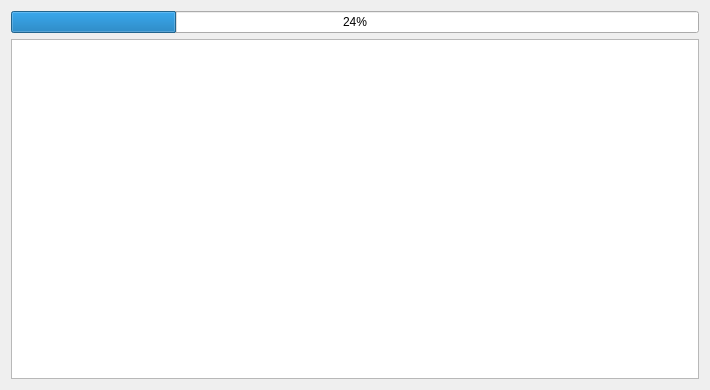
<?xml version="1.0" encoding="UTF-8"?>
<ui version="4.0">
 <class>ImportWidget</class>
 <widget class="QWidget" name="ImportWidget">
  <property name="geometry">
   <rect>
    <x>0</x>
    <y>0</y>
    <width>710</width>
    <height>390</height>
   </rect>
  </property>
  <property name="windowTitle">
   <string>导入数据</string>
  </property>
  <layout class="QVBoxLayout" name="verticalLayout">
   <item>
    <widget class="QProgressBar" name="progressBar">
     <property name="value">
      <number>24</number>
     </property>
    </widget>
   </item>
   <item>
    <widget class="QTextEdit" name="textEdit"/>
   </item>
  </layout>
 </widget>
 <layoutdefault spacing="6" margin="11"/>
 <resources/>
 <connections/>
</ui>
